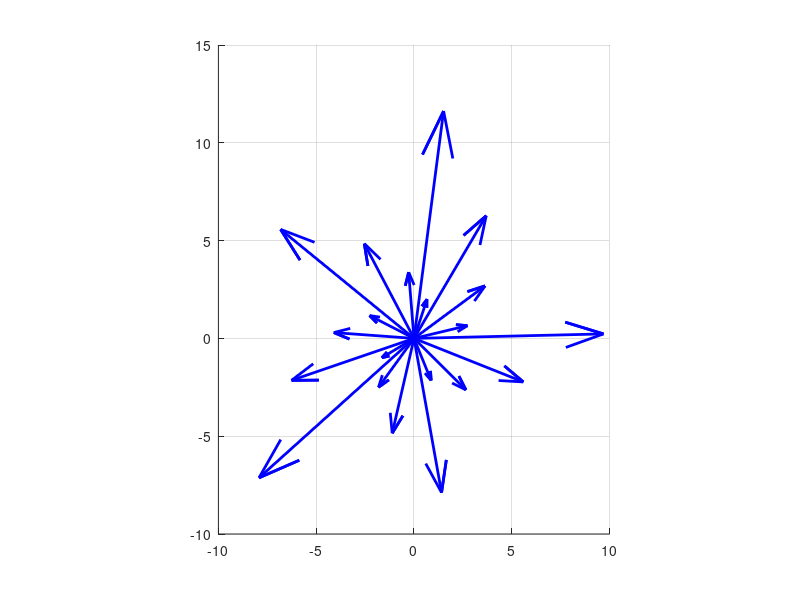

Here is the MATLAB script that generated this plot:
clear;
M = [-0.835 .716; -.716 -0.835];
[V, D] = eig(M);
D = abs(D);
D
x = randn(2, 1);
clf
shg
daspect([1 1 1]);
grid on
hold on

% Plot x, M!x, A^2x, ..., A^(10)x
for jj = 1:20
    h = compass(x(1),x(2));
    set(h,'Linewidth',2)
    pause(.1)
    x = M*x;
end
